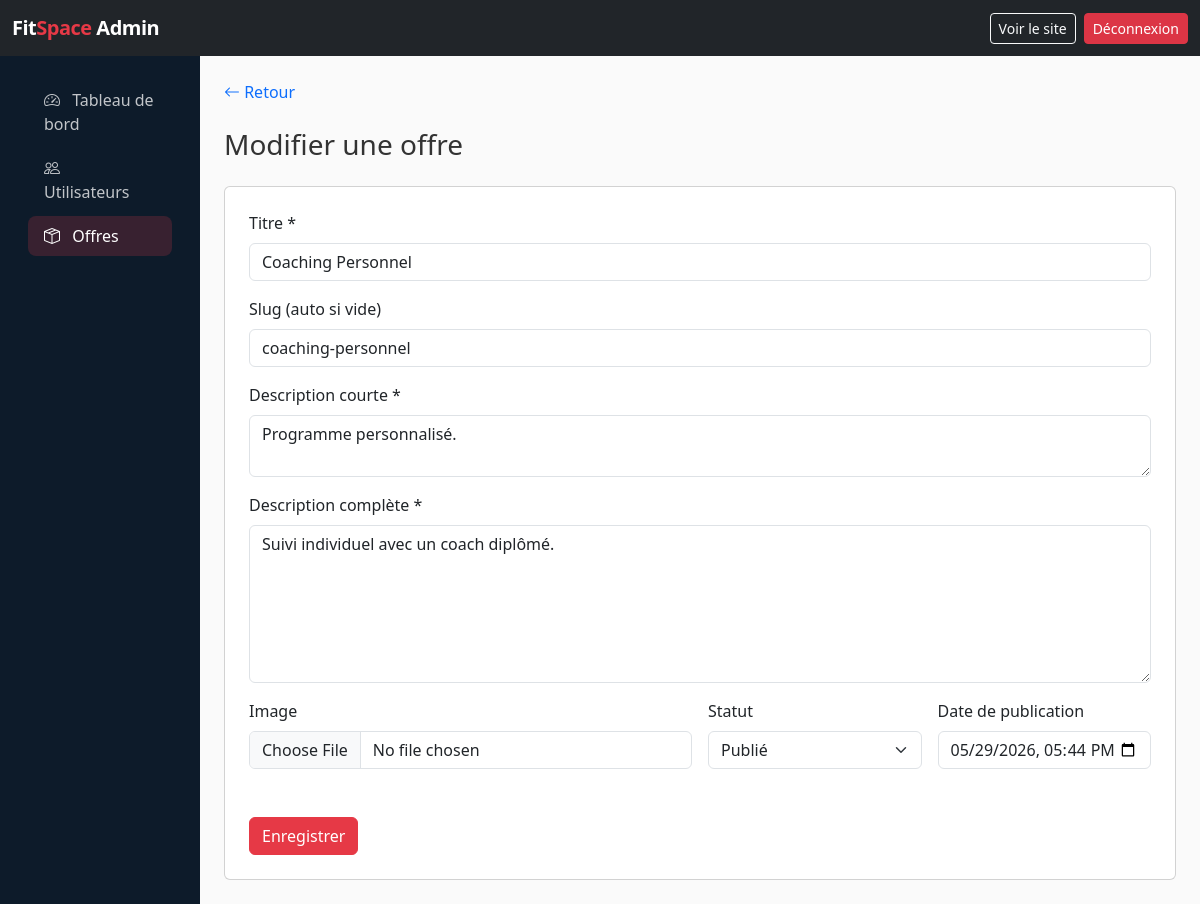
Screenshot of /admin/articles/4/edit (signed in) with the database file from the repository.
### tables this page shows
CREATE TABLE articles (
    id INT UNSIGNED AUTO_INCREMENT PRIMARY KEY,
    title VARCHAR(255) NOT NULL,
    slug VARCHAR(255) NOT NULL UNIQUE,
    short_description TEXT NOT NULL,
    full_description TEXT NOT NULL,
    image VARCHAR(255) DEFAULT NULL,
    author_id INT UNSIGNED DEFAULT NULL,
    status ENUM('draft', 'published') NOT NULL DEFAULT 'published',
    published_at DATETIME NOT NULL DEFAULT CURRENT_TIMESTAMP,
    created_at DATETIME NOT NULL DEFAULT CURRENT_TIMESTAMP,
    updated_at DATETIME DEFAULT NULL ON UPDATE CURRENT_TIMESTAMP,

    CONSTRAINT fk_article_author
        FOREIGN KEY (author_id)
        REFERENCES users(id)
        ON DELETE SET NULL
);

### core/Controller.php (called while the page is built, shortened)
<?php
class Controller
{
    protected function view(string $view, array $data = [], string $layout = 'main'): void
    {
        $data['flash'] = $this->getFlash();
        $data['csrf_token'] = $this->csrfToken();
        extract($data);
        $viewFile = ROOT_PATH . '/views/' . $view . '.php';
        require $viewFile;
    }
    protected function csrfToken(): string
    {
        return $_SESSION['csrf_token'];
    }
    protected function getFlash(): ?array
    {
        $flash = $_SESSION['flash'] ?? null;
        return $flash;
    }
}

### controllers/AdminArticleController.php (called while the page is built, shortened)
<?php
class AdminArticleController extends Controller
{
    private Article $articleModel;
    public function __construct()
    {
        $this->articleModel = new Article();
    }
    public function edit(string $id): void
    {
        $article = $this->articleModel->findById((int) $id);
        $this->view('admin/articles/form', [
            'title' => 'Modifier une offre',
            'article' => $article,
        ], 'admin');
    }
}

### index.php (called while the page is built, shortened)
<?php
spl_autoload_register(function (string $class): void {
    $paths = [
        ROOT_PATH . '/core/',
        ROOT_PATH . '/controllers/',
        ROOT_PATH . '/models/',
        ROOT_PATH . '/middleware/',
    ];
    foreach ($paths as $path) {
        $file = $path . $class . '.php';
        if (file_exists($file)) {
            return;
        }
    }
});
require_once ROOT_PATH . '/helpers/functions.php';
$router = new Router();
$router->get('/', 'HomeController', 'index');
$router->get('/offres', 'ArticleController', 'index');
$router->get('/offres/{id}', 'ArticleController', 'show');
$router->get('/register', 'AuthController', 'registerForm', ['GuestMiddleware']);
$router->post('/register', 'AuthController', 'register', ['GuestMiddleware']);
$router->get('/login', 'AuthController', 'loginForm', ['GuestMiddleware']);
$router->post('/login', 'AuthController', 'login', ['GuestMiddleware']);
$router->get('/logout', 'AuthController', 'logout', ['AuthMiddleware']);
$router->get('/forgot-password', 'AuthController', 'forgotForm', ['GuestMiddleware']);
$router->post('/forgot-password', 'AuthController', 'forgot', ['GuestMiddleware']);
$router->get('/reset-password', 'AuthController', 'resetForm', ['GuestMiddleware']);
$router->post('/reset-password', 'AuthController', 'reset', ['GuestMiddleware']);
$router->get('/dashboard', 'UserController', 'dashboard', ['AuthMiddleware']);
$router->get('/profile', 'UserController', 'profile', ['AuthMiddleware']);
$router->post('/profile', 'UserController', 'updateProfile', ['AuthMiddleware']);
$router->post('/reservation/create', 'ReservationController', 'create', ['AuthMiddleware']);
$router->post('/reservation/cancel', 'ReservationController', 'cancel', ['AuthMiddleware']);
$router->get('/admin', 'AdminController', 'dashboard', ['AdminMiddleware']);
$router->get('/admin/users', 'AdminUserController', 'index', ['AdminMiddleware']);
$router->get('/admin/users/create', 'AdminUserController', 'create', ['AdminMiddleware']);
$router->post('/admin/users/create', 'AdminUserController', 'store', ['AdminMiddleware']);
$router->get('/admin/users/{id}', 'AdminUserController', 'show', ['AdminMiddleware']);
$router->get('/admin/users/{id}/edit', 'AdminUserController', 'edit', ['AdminMiddleware']);
$router->post('/admin/users/{id}/edit', 'AdminUserController', 'update', ['AdminMiddleware']);
$router->post('/admin/users/{id}/delete', 'AdminUserController', 'delete', ['AdminMiddleware']);
$router->get('/admin/articles', 'AdminArticleController', 'index', ['AdminMiddleware']);
$router->get('/admin/articles/create', 'AdminArticleController', 'create', ['AdminMiddleware']);
$router->post('/admin/articles/create', 'AdminArticleController', 'store', ['AdminMiddleware']);
$router->get('/admin/articles/{id}/edit', 'AdminArticleController', 'edit', ['AdminMiddleware']);
$router->get(
    '/admin/reservations',
    'AdminReservationController',
    'index',
    ['AdminMiddleware']
);
$router->post('/admin/articles/{id}/edit', 'AdminArticleController', 'update', ['AdminMiddleware']);
$router->post('/admin/articles/{id}/delete', 'AdminArticleController', 'delete', ['AdminMiddleware']);
$uri = $_SERVER['REQUEST_URI'] ?? '/';
$method = $_SERVER['REQUEST_METHOD'] ?? 'GET';
$router->dispatch($uri, $method);

### core/Database.php (called while the page is built)
<?php
class Database
{
    private static ?PDO $instance = null;
    public static function getInstance(): PDO
    {
        if (self::$instance === null) {
            $dsn = 'mysql:host=' . DB_HOST . ';dbname=' . DB_NAME . ';charset=' . DB_CHARSET;
            self::$instance = new PDO($dsn, DB_USER, DB_PASS, [
                PDO::ATTR_ERRMODE => PDO::ERRMODE_EXCEPTION,
                PDO::ATTR_DEFAULT_FETCH_MODE => PDO::FETCH_ASSOC,
                PDO::ATTR_EMULATE_PREPARES => false,
            ]);
        }
        return self::$instance;
    }
}

### models/Article.php (called while the page is built, shortened)
<?php
class Article
{
    private PDO $db;
    public function __construct()
    {
        $this->db = Database::getInstance();
    }
    public function findById(int $id): ?array
    {
        $stmt = $this->db->prepare(
            'SELECT a.*, u.first_name AS author_first, u.last_name AS author_last
             FROM articles a
             LEFT JOIN users u ON a.author_id = u.id
             WHERE a.id = ?'
        );
        $stmt->execute([$id]);
        return $stmt->fetch() ?: null;
    }
}

### helpers/functions.php (called while the page is built, shortened)
<?php
function e(?string $value): string
{
    return htmlspecialchars($value ?? '', ENT_QUOTES, 'UTF-8');
}

### views/admin/articles/form.php (the view, shortened to what this page needs)
<div class="mb-4">
    <a href="<?= APP_URL ?>/admin/articles" class="text-decoration-none"><i class="bi bi-arrow-left"></i> Retour</a>
</div>
<h1 class="h3 mb-4"><?= $article ? 'Modifier' : 'Créer' ?> une offre</h1>
<div class="card p-4">
    <form method="POST" action="<?= $article ? APP_URL . '/admin/articles/' . (int)$article['id'] . '/edit' : APP_URL . '/admin/articles/create' ?>" enctype="multipart/form-data">
        <div class="mb-3">
            <label class="form-label">Titre *</label>
            <input type="text" name="title" class="form-control" required value="<?= e($article['title'] ?? '') ?>">
        </div>
        <div class="mb-3">
            <label class="form-label">Slug (auto si vide)</label>
            <input type="text" name="slug" class="form-control" value="<?= e($article['slug'] ?? '') ?>">
        </div>
        <div class="mb-3">
            <label class="form-label">Description courte *</label>
            <textarea name="short_description" class="form-control" rows="2" required><?= e($article['short_description'] ?? '') ?></textarea>
        </div>
        <div class="mb-3">
            <label class="form-label">Description complète *</label>
            <textarea name="full_description" class="form-control" rows="6" required><?= e($article['full_description'] ?? '') ?></textarea>
        </div>
        <div class="row g-3">
            <div class="col-md-6">
                <label class="form-label">Image</label>
                <input type="file" name="image" class="form-control" accept="image/*">
            </div>
            <div class="col-md-3">
                <label class="form-label">Statut</label>
                <select name="status" class="form-select">
                    <option value="published" <?= ($article['status'] ?? 'published') === 'published' ? 'selected' : '' ?>>Publié</option>
                </select>
            </div>
            <div class="col-md-3">
                <label class="form-label">Date de publication</label>
                <input type="datetime-local" name="published_at" class="form-control"
                    value="<?= isset($article['published_at']) ? date('Y-m-d\TH:i', strtotime($article['published_at'])) : date('Y-m-d\TH:i') ?>">
            </div>
        </div>
        <button type="submit" class="btn btn-primary mt-4">Enregistrer</button>
    </form>
</div>

### core/Router.php (shortened to what this page needs)
<?php
class Router
{
    private array $routes = [];
    private function addRoute(string $httpMethod, string $path, string $controller, string $method, array $middleware): void
    {
        $this->routes[] = [
            'method' => $httpMethod,
            'path' => $path,
            'controller' => $controller,
            'action' => $method,
            'middleware' => $middleware,
        ];
    }
    public function dispatch(string $uri, string $httpMethod): void
    {
        $uri = parse_url($uri, PHP_URL_PATH);
        $basePath = parse_url(APP_URL, PHP_URL_PATH) ?: '';
        if ($basePath && str_starts_with($uri, $basePath)) {
            $uri = substr($uri, strlen($basePath)) ?: '/';
        }
        $uri = rtrim($uri, '/') ?: '/';
        foreach ($this->routes as $route) {
            $pattern = preg_replace('/\{([a-zA-Z_]+)\}/', '([^/]+)', $route['path']);
            $pattern = '#^' . $pattern . '$#';
            if ($route['method'] === $httpMethod && preg_match($pattern, $uri, $matches)) {
                array_shift($matches);
                $action = $route['action'];
                $controller = new $controllerName();
                call_user_func_array([$controller, $action], $matches);
                return;
            }
        }
    }
}

### public/assets/css/style.css (style rules this page uses)
:root { --primary: #e63946; --primary-dark: #c1121f; --dark: #1d3557; --darker: #0d1b2a; --light: #f1faee; --accent: #457b9d; --gradient: linear-gradient(135deg, #1d3557 0%, #e63946 100%); }
body { font-family: 'Segoe UI', system-ui, -apple-system, sans-serif; color: #333; background-color: #fafafa; }
.btn-primary { background-color: var(--primary); border-color: var(--primary); }

### rows the page displays
articles: title "Coaching Personnel", slug "coaching-personnel", short_description "Programme personnalisé.", full_description "Suivi individuel avec un coach diplômé.", status "Publié", published_at "05/29/2026 17:44"
